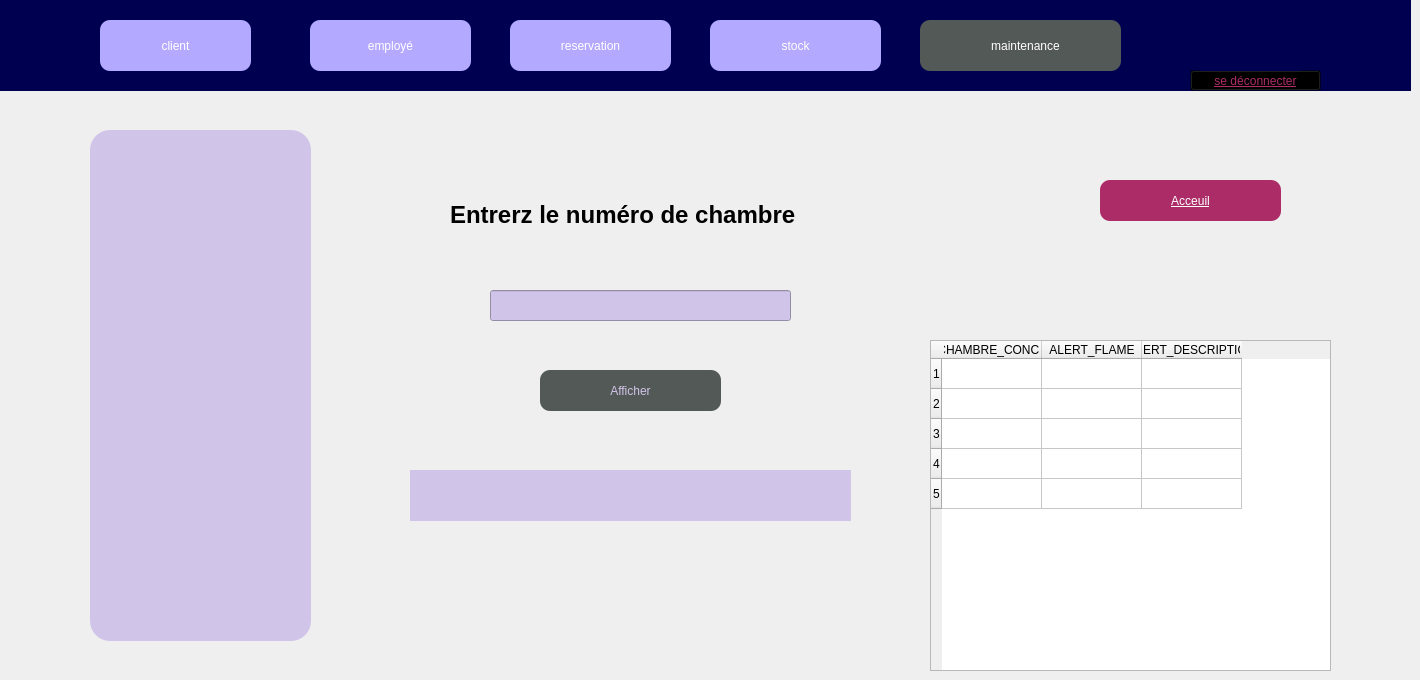
    <widget class="QWidget" name="pageArduino">
     <widget class="QPushButton" name="btnRetourPage15">
      <property name="geometry">
       <rect>
        <x>1100</x>
        <y>180</y>
        <width>181</width>
        <height>41</height>
       </rect>
      </property>
      <property name="styleSheet">
       <string notr="true">color: rgb(255, 255, 255);
font: 700 11pt &quot;Segoe UI&quot;;
text-decoration: underline;
background-color: rgb(172, 44, 103);
border-radius:10px;</string>
      </property>
      <property name="text">
       <string>Acceuil</string>
      </property>
     </widget>
     <widget class="QLabel" name="labelNumChambre">
      <property name="geometry">
       <rect>
        <x>450</x>
        <y>190</y>
        <width>431</width>
        <height>51</height>
       </rect>
      </property>
      <property name="text">
       <string>&lt;html&gt;&lt;head/&gt;&lt;body&gt;&lt;p&gt;&lt;span style=&quot; font-size:18pt; font-weight:700;&quot;&gt;Entrerz le numéro de chambre&lt;/span&gt;&lt;/p&gt;&lt;/body&gt;&lt;/html&gt;</string>
      </property>
     </widget>
     <widget class="QLineEdit" name="lineEditNumChambre">
      <property name="geometry">
       <rect>
        <x>490</x>
        <y>290</y>
        <width>301</width>
        <height>31</height>
       </rect>
      </property>
      <property name="styleSheet">
       <string notr="true">background-color: rgb(209, 196, 233);
</string>
      </property>
     </widget>
     <widget class="QPushButton" name="pushButton_afficher_arduino">
      <property name="geometry">
       <rect>
        <x>540</x>
        <y>370</y>
        <width>181</width>
        <height>41</height>
       </rect>
      </property>
      <property name="styleSheet">
       <string notr="true">border-radius:10px;
background-color: rgb(83, 89, 86);
color: rgb(209, 196, 233);
font: 16pt &quot;Segoe UI&quot;;
</string>
      </property>
      <property name="text">
       <string>Afficher</string>
      </property>
     </widget>
     <widget class="QLabel" name="labelMessage_2">
      <property name="geometry">
       <rect>
        <x>410</x>
        <y>470</y>
        <width>441</width>
        <height>51</height>
       </rect>
      </property>
      <property name="styleSheet">
       <string notr="true">background-color: rgb(209, 196, 233);
</string>
      </property>
      <property name="text">
       <string/>
      </property>
     </widget>
     <widget class="QLabel" name="label_623">
      <property name="geometry">
       <rect>
        <x>90</x>
        <y>130</y>
        <width>221</width>
        <height>511</height>
       </rect>
      </property>
      <property name="styleSheet">
       <string notr="true">background-color: rgb(209, 196, 233);
color: transparent;
border-radius:20px;</string>
      </property>
      <property name="text">
       <string/>
      </property>
     </widget>
     <widget class="QWidget" name="widget_11" native="true">
      <property name="geometry">
       <rect>
        <x>0</x>
        <y>0</y>
        <width>1411</width>
        <height>91</height>
       </rect>
      </property>
      <property name="styleSheet">
       <string notr="true">background-color: rgb(0, 0, 80);</string>
      </property>
      <widget class="QPushButton" name="clientmaint_2">
       <property name="geometry">
        <rect>
         <x>100</x>
         <y>20</y>
         <width>151</width>
         <height>51</height>
        </rect>
       </property>
       <property name="styleSheet">
        <string notr="true"> font: 700 10pt &quot;Segoe UI&quot;;
color: rgb(255, 255, 255);
background-color: rgb(179, 170, 255);
 
 
border-radius:10px;</string>
       </property>
       <property name="text">
        <string>client</string>
       </property>
      </widget>
      <widget class="QPushButton" name="employemaint_2">
       <property name="geometry">
        <rect>
         <x>310</x>
         <y>20</y>
         <width>161</width>
         <height>51</height>
        </rect>
       </property>
       <property name="styleSheet">
        <string notr="true"> font: 700 10pt &quot;Segoe UI&quot;;
color: rgb(255, 255, 255);
background-color: rgb(179, 170, 255);
 
 
border-radius:10px;</string>
       </property>
       <property name="text">
        <string>employé</string>
       </property>
      </widget>
      <widget class="QPushButton" name="reservationmaint_2">
       <property name="geometry">
        <rect>
         <x>510</x>
         <y>20</y>
         <width>161</width>
         <height>51</height>
        </rect>
       </property>
       <property name="styleSheet">
        <string notr="true">font: 700 10pt &quot;Segoe UI&quot;;
color: rgb(255, 255, 255);
background-color: rgb(179, 170, 255);
 
 
border-radius:10px;</string>
       </property>
       <property name="text">
        <string>reservation</string>
       </property>
      </widget>
      <widget class="QPushButton" name="stockmaint_2">
       <property name="geometry">
        <rect>
         <x>710</x>
         <y>20</y>
         <width>171</width>
         <height>51</height>
        </rect>
       </property>
       <property name="styleSheet">
        <string notr="true"> font: 700 10pt &quot;Segoe UI&quot;;
color: rgb(255, 255, 255);
background-color: rgb(179, 170, 255);
 
 
border-radius:10px;</string>
       </property>
       <property name="text">
        <string>stock</string>
       </property>
      </widget>
      <widget class="QPushButton" name="maintenance_2">
       <property name="geometry">
        <rect>
         <x>920</x>
         <y>20</y>
         <width>201</width>
         <height>51</height>
        </rect>
       </property>
       <property name="styleSheet">
        <string notr="true"> color: rgb(255, 255, 255);
font: 700 10pt &quot;Segoe UI&quot;;
background-color: rgb(83, 89, 86);
 
 
border-radius:10px;</string>
       </property>
       <property name="text">
        <string>   maintenance</string>
       </property>
      </widget>
      <widget class="QPushButton" name="sedeconnecter9_2">
       <property name="geometry">
        <rect>
         <x>1190</x>
         <y>70</y>
         <width>131</width>
         <height>21</height>
        </rect>
       </property>
       <property name="styleSheet">
        <string notr="true">color: rgb(172, 44, 103);
text-decoration: underline;
font: 700 9pt &quot;Segoe UI&quot;;
background-color:transparent;</string>
       </property>
       <property name="text">
        <string>se déconnecter</string>
       </property>
      </widget>
      <widget class="QLabel" name="label_log_2">
       <property name="geometry">
        <rect>
         <x>1200</x>
         <y>0</y>
         <width>101</width>
         <height>71</height>
        </rect>
       </property>
       <property name="text">
        <string/>
       </property>
       <property name="scaledContents">
        <bool>true</bool>
       </property>
      </widget>
      <widget class="QLabel" name="label_main1_2">
       <property name="geometry">
        <rect>
         <x>930</x>
         <y>30</y>
         <width>41</width>
         <height>31</height>
        </rect>
       </property>
       <property name="styleSheet">
        <string notr="true">background-color:transparent;</string>
       </property>
       <property name="text">
        <string/>
       </property>
      </widget>
     </widget>
     <widget class="QLabel" name="label_securitee">
      <property name="geometry">
       <rect>
        <x>100</x>
        <y>270</y>
        <width>201</width>
        <height>181</height>
       </rect>
      </property>
      <property name="styleSheet">
       <string notr="true">background-color:transparent;</string>
      </property>
      <property name="text">
       <string/>
      </property>
     </widget>
     <widget class="QTableWidget" name="tableWidgetAlerts">
      <property name="geometry">
       <rect>
        <x>930</x>
        <y>340</y>
        <width>401</width>
        <height>331</height>
       </rect>
      </property>
      <row/>
      <row/>
      <row/>
      <row/>
      <row/>
      <column>
       <property name="text">
        <string>NUM_CHAMBRE_CONCERNEE</string>
       </property>
      </column>
      <column>
       <property name="text">
        <string>ALERT_FLAME</string>
       </property>
      </column>
      <column>
       <property name="text">
        <string>ALERT_DESCRIPTION</string>
       </property>
      </column>
     </widget>
    </widget>
